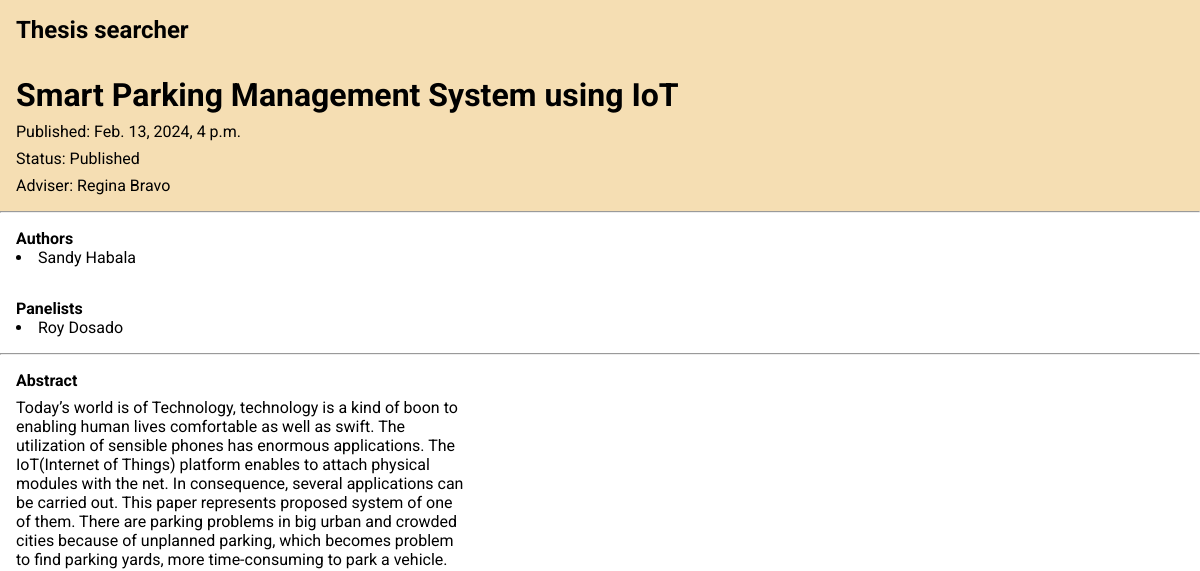
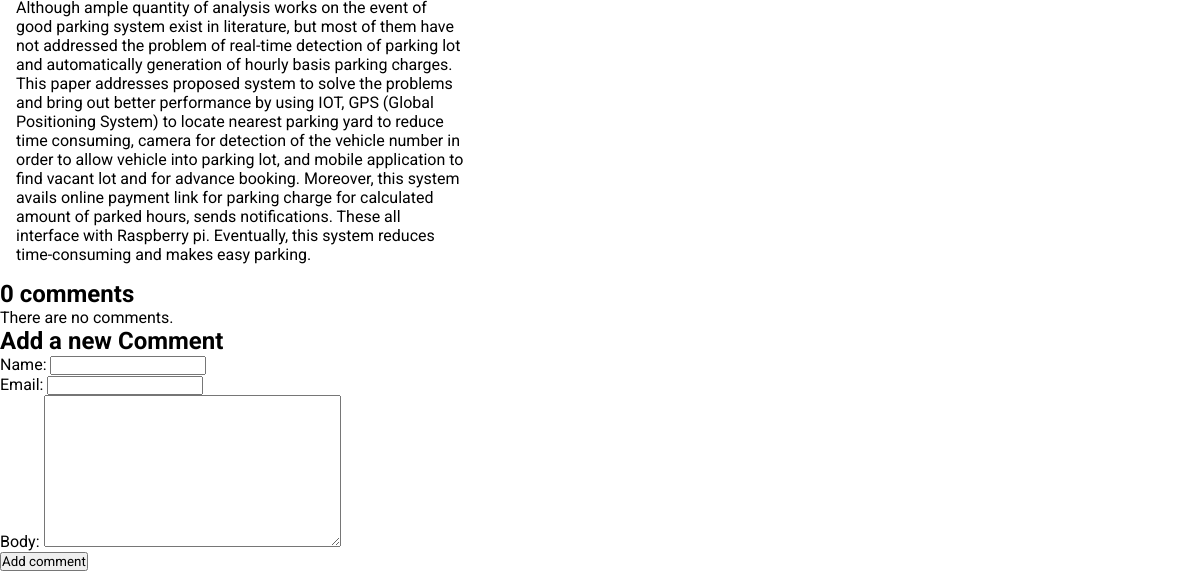
The page /thesis/2 on the database as committed earlier (2 pictures, top to bottom).
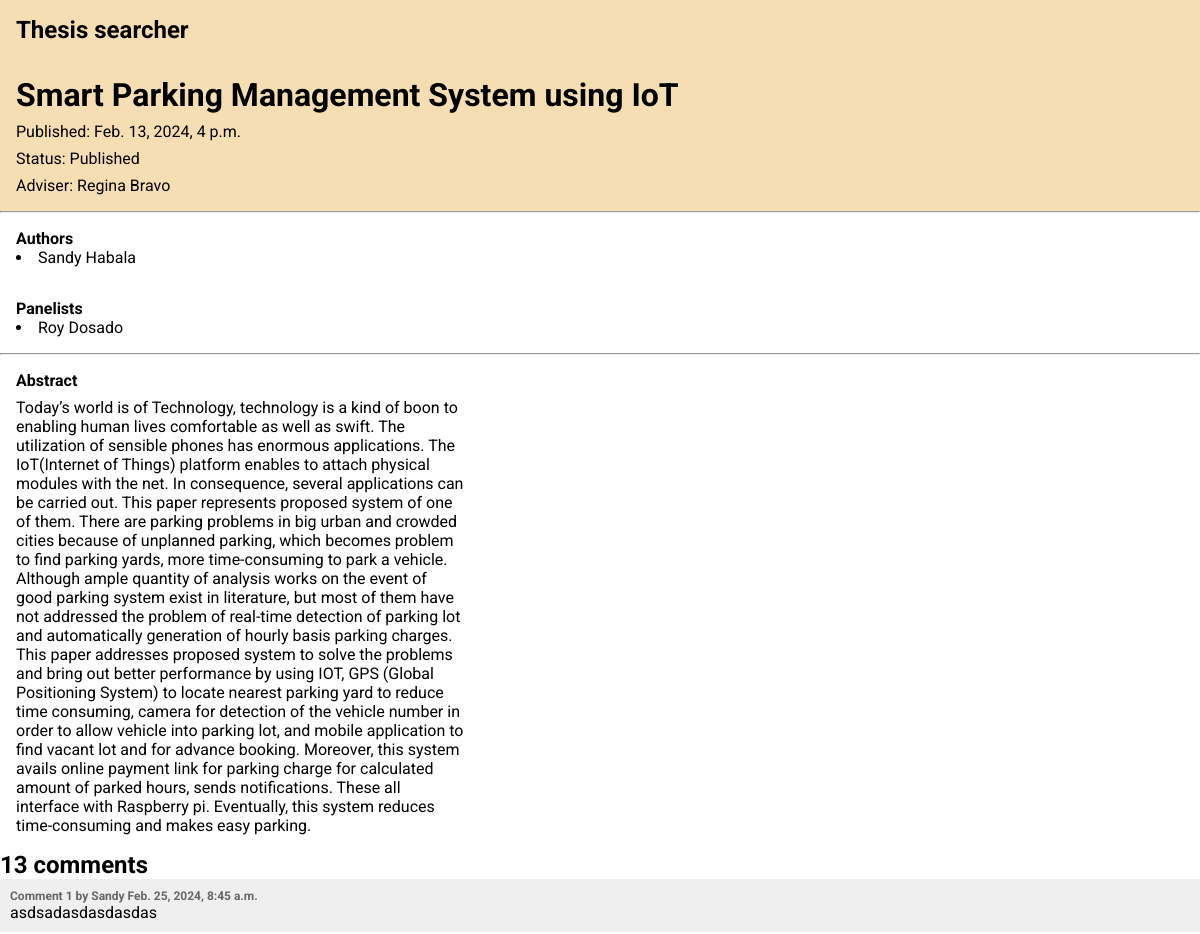
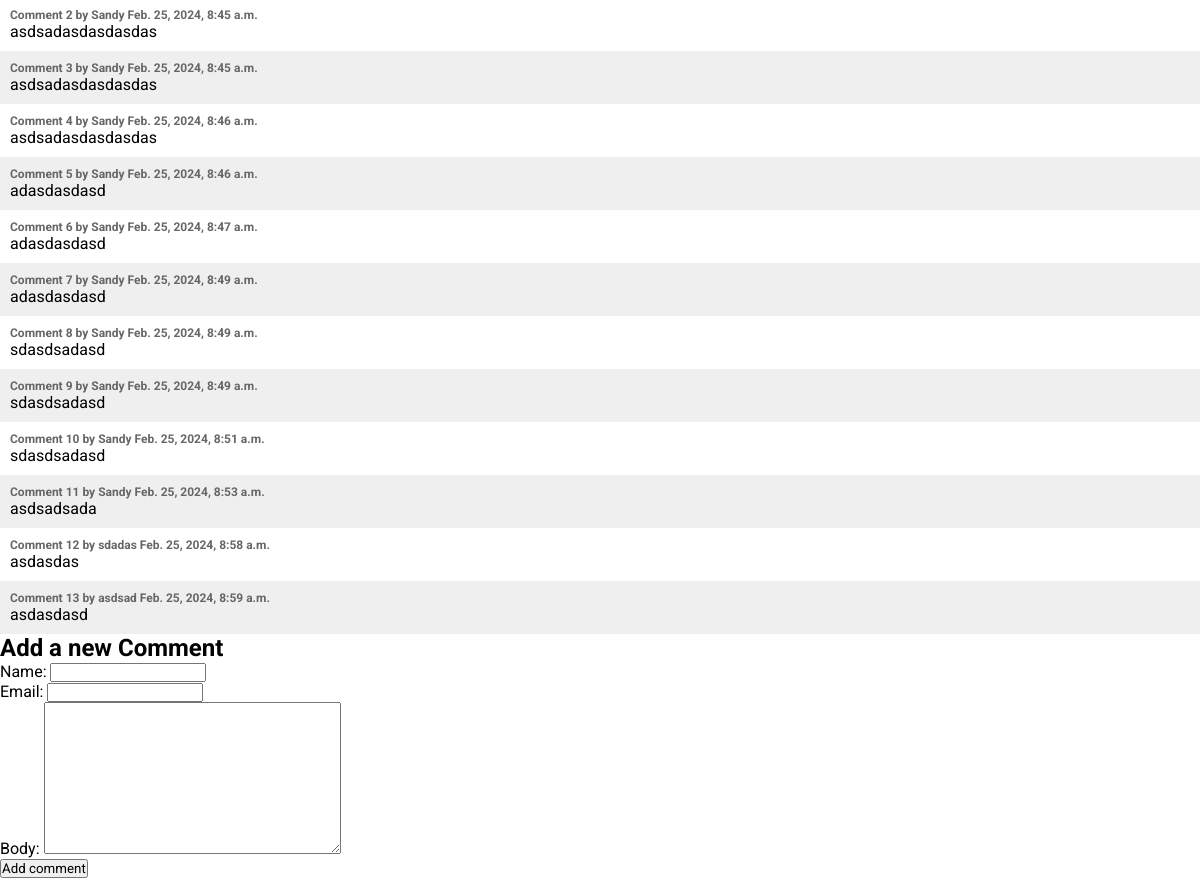
The same page on the database as committed later (2 pictures, top to bottom).
### thesisapp/models.py (models this page shows, shortened)
class Author(models.Model):
    first_name = models.CharField(max_length=255)
    last_name = models.CharField(max_length=255)
    def __str__(self) -> str:
        return f"{self.first_name} {self.last_name}"

class Panelist(models.Model):
    first_name = models.CharField(max_length=255)
    last_name = models.CharField(max_length=255)
    def __str__(self) -> str:
        return f"{self.first_name} {self.last_name}"

class Comment(models.Model):
    post = models.ForeignKey(Thesis,
                             on_delete=models.CASCADE,
                             related_name='comments')
    name = models.CharField(max_length=80)
    email=models.EmailField()
    body= models.TextField()
    created = models.DateTimeField(auto_now_add=True)
    updated= models.DateTimeField(auto_now=True)
    active=models.BooleanField(default=True)
    class Meta:
        ordering=['created']
        indexes = [
            models.Index(fields=['created']),
        ]

### thesisapp/views.py (the view)
# urls.py: path("<int:id>", views.detail, name="detail"),
def detail(request, id):
    detail = Thesis.objects.get(pk=id)
    authors = detail.authors.all()
    panelists = detail.panelists.all()
    comments = detail.comments.filter(active=True)
    form = CommentForm()
    return render(
        request,
        "post/detail.html",
        {"detail": detail, "authors": authors, "panelists": panelists, "form": form, "comments": comments},
    )

### thesisapp/forms.py
class CommentForm(ModelForm):
    class Meta:
        model = Comment
        fields = ['name', 'email', 'body']

### thesisapp/models.py (called while the page is built)
    def __str__(self):
        return f"{self.first_name} {self.last_name}"

    def __str__(self) -> str:
        return self.title

### thesisapp/templates/post/detail.html
{% extends 'index.html' %}
{% block content %}
<div class="main-detail">
  <h1>{{detail}}</h1>
  <p>Published: {{detail.published}}</p>
  <p>Status: {{detail.get_status_display}}</p>
  <p>Adviser: {{detail.adviser}}</p>
</div>
<hr />
<div class="authors">
  <h4>Authors</h4>
  {% for author in authors %}
  <li>{{author}}</li>
  {% endfor %}
</div>
<div class="panelists">
  <h4>Panelists</h4>
  {% for panelist in panelists %}
  <li>{{panelist}}</li>
  {% endfor %}
</div>
<hr />
<div class="abstract">
  <h4>Abstract</h4>
  <p>{{detail.abstract}}</p>
</div>
{% with comments.count as total_comments %}
<h2>{{ total_comments }} comment{{ total_comments|pluralize}}</h2>
{% endwith %} {% for comment in comments %}
<div class="comment">
  <p class="info">
    Comment {{ forloop.counter }} by {{ comment.name }} {{ comment.created }}
  </p>
  {{ comment.body|linebreaks}}
</div>
{% empty %}
<p>There are no comments.</p>
{% endfor %}
{% include "post/includes/comment_form.html" %} {% endblock content %}

Rows that differ between the two databases and show on the page:
added Comment: name "Sandy", created "Feb. 25, 2024, 8:45 a.m.", body "asdsadasdasdasdas"
added Comment: name "Sandy", created "Feb. 25, 2024, 8:45 a.m.", body "asdsadasdasdasdas"
added Comment: name "Sandy", created "Feb. 25, 2024, 8:45 a.m.", body "asdsadasdasdasdas"
added Comment: name "Sandy", created "Feb. 25, 2024, 8:46 a.m.", body "asdsadasdasdasdas"
added Comment: name "Sandy", created "Feb. 25, 2024, 8:46 a.m.", body "adasdasdasd"
added Comment: name "Sandy", created "Feb. 25, 2024, 8:47 a.m.", body "adasdasdasd"
added Comment: name "Sandy", created "Feb. 25, 2024, 8:49 a.m.", body "adasdasdasd"
added Comment: name "Sandy", created "Feb. 25, 2024, 8:49 a.m.", body "sdasdsadasd"
added Comment: name "Sandy", created "Feb. 25, 2024, 8:49 a.m.", body "sdasdsadasd"
added Comment: name "Sandy", created "Feb. 25, 2024, 8:51 a.m.", body "sdasdsadasd"
added Comment: name "Sandy", created "Feb. 25, 2024, 8:53 a.m.", body "asdsadsada"
added Comment: name "sdadas", created "Feb. 25, 2024, 8:58 a.m.", body "asdasdas"
added Comment: name "asdsad", created "Feb. 25, 2024, 8:59 a.m.", body "asdasdasd"
Other text that changed with them:
{{ total_comments }}: "0" → "13"
text no longer shown: "There are no comments."
